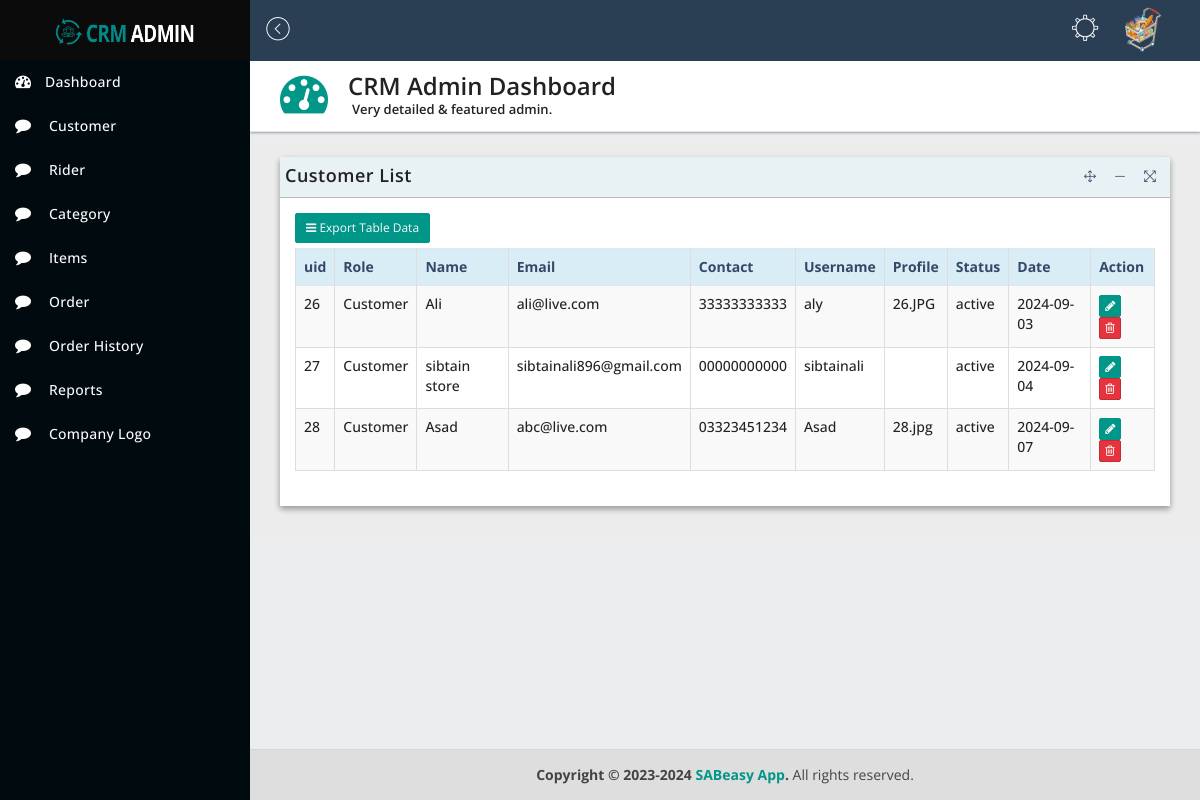
Screenshot of /dashboard/C_customer.php (signed in) with the database file from the repository.
### tables this page shows
CREATE TABLE `tbl_users` (
  `uid` int(11) NOT NULL,
  `role_id` int(11) DEFAULT NULL,
  `name` varchar(50) DEFAULT NULL,
  `email` varchar(50) DEFAULT NULL,
  `contact` varchar(16) DEFAULT NULL,
  `username` varchar(50) DEFAULT NULL,
  `password` varchar(50) DEFAULT NULL,
  `picture` varchar(200) DEFAULT NULL,
  `status` varchar(100) DEFAULT NULL,
  `logo` varchar(200) DEFAULT NULL,
  `createdby` int(11) DEFAULT NULL,
  `createddate` date DEFAULT NULL,
  `address` varchar(500) NOT NULL,
  `latitude_val` varchar(1000) NOT NULL,
  `longitude_val` varchar(1000) NOT NULL
);

CREATE TABLE `tbl_role` (
  `rid` int(11) NOT NULL,
  `name` varchar(50) DEFAULT NULL
);

### dashboard/db_connection.php (called while the page is built, shortened)
<?php
$con = mysqli_connect('localhost', 'root', '', 'food_db');
function ExecuteQuery($query) {
    global $con;
    return mysqli_query($con, $query);
}
?>

### dashboard/C_customer.php (the view, shortened to what this page needs)
<!DOCTYPE html>
<html lang="en">
<head>
    <?php
    include('HeaderNavigationLinks.php');
    ?>
</head>
<body class="hold-transition sidebar-mini">
    <div class="wrapper">
        <header class="main-header">
            <a href="index-2.html" class="logo">
                <span class="logo-lg">
                    <img src="assets/dist/img/logo.png" alt="">
                </span>
            </a>
            <nav class="navbar navbar-static-top">
                <a href="#" class="sidebar-toggle" data-toggle="offcanvas" role="button">
                    <span class="pe-7s-angle-left-circle"></span>
                </a>
                <div class="navbar-custom-menu">
                    <?php
                    include("profileheader.php");
                    ?>
                </div>
            </nav>
        </header>
        <aside class="main-sidebar">
            <div class="sidebar">
                <?php
                include('SideNavigation.php');
                ?>
            </div>
        </aside>
        <div class="content-wrapper">
            <section class="content-header">
                <div class="header-icon">
                    <i class="fa fa-dashboard"></i>
                </div>
                <div class="header-title">
                    <h1>CRM Admin Dashboard</h1>
                    <small>Very detailed & featured admin.</small>
                </div>
            </section>
            <section class="content">
                <div class="row">
                    <div class="col-sm-12 col-md-12">
                        <div class="panel panel-bd lobidisable">
                            <div class="panel-heading">
                                <div class="btn-group" id="buttonexport">
                                    <a href="#">
                                        <h4>Customer List</h4>
                                    </a>
                                </div>
                            </div>
                            <div class="panel-body">
                                <div class="btn-group">
                                    <button class="btn btn-exp btn-sm dropdown-toggle" data-toggle="dropdown"><i class="fa fa-bars"></i> Export Table Data</button>
                                </div>
                                <div class="table-responsive">
                                    <table id="dataTableExample1" class="table table-bordered table-striped table-hover">
                                        <thead>
                                            <tr class="info">
                                                <th>uid</th>
                                                <th>Role</th>
                                                <th>Name</th>
                                                <th>Email</th>
                                                <th>Contact</th>
                                                <th>Username</th>
                                                <th>Profile</th>
                                                <th>Status</th>
                                                <th>Date</th>
                                                <th>Action</th>
                                            </tr>
                                        </thead>
                                        <tbody>
                                            <?php
                                            include('db_connection.php');
                                            $rows =  ExecuteQuery("SELECT
                                                  tbl_role.rid,tbl_role.name,
                                                  tbl_users.uid,
                                                  tbl_users.name,
                                                  tbl_users.email,
                                                  tbl_users.contact,
                                                  tbl_users.username,
                                                  tbl_users.password,
                                                  tbl_users.picture,
                                                  tbl_users.logo,
                                                  tbl_users.status,
                                                  tbl_users.createddate
                                                  from tbl_role
                                                  inner join tbl_users on tbl_users.role_id = tbl_role.rid
                                                  where tbl_role.name = 'customer' OR tbl_role.name='CUSTOMER' OR tbl_role.name='Customer'");
                                            while ($cell = mysqli_fetch_array($rows)) {
                                                echo '<tr>
                                                            <td>' . $cell[2] . '</td>
                                                            <td>' . $cell[1] . '</td>
                                                            <td>' . $cell[3] . '</td>
                                                            <td>' . $cell[4] . '</td>
                                                            <td>' . $cell[5] . '</td>
                                                            <td>' . $cell[6] . '</td>
                                                            <td>' . $cell[8] . '</td>
                                                            <td>' . $cell[10] . '</td>
                                                            <td>' . $cell[11] . '</td>
                                                            <td>
                                                                <button type="button" class="btn btn-add btn-xs" data-toggle="modal" data-target="#update"><i class="fa fa-pencil"></i></button>
                                                                <button type="button" class="btn btn-danger btn-xs" data-toggle="modal" data-target="#delt"><i class="fa fa-trash-o"></i> </button>
                                                            </td>
                                                         </tr>';
                                            }
                                            ?>
                                        </tbody>
                                    </table>
                                </div>
                            </div>
                        </div>
                    </div>
                </div>
            </section>
        </div>
        <footer class="main-footer">
            <strong>Copyright &copy; 2023-2024 <a href="#">SABeasy App</a>.</strong> All rights reserved.
        </footer>
    </div>
</body>
</html>

### rows the page displays
tbl_users: uid "26", role.name "Customer", name "Ali", email "ali@live.com", contact "33333333333", username "aly", picture "26.JPG", status "active", createddate "2024-09-03"
tbl_users: uid "27", role.name "Customer", name "sibtain store", email "sibtainali896@gmail.com", contact "00000000000", username "sibtainali", status "active", createddate "2024-09-04"
tbl_users: uid "28", role.name "Customer", name "Asad", email "abc@live.com", contact "03323451234", username "Asad", picture "28.jpg", status "active", createddate "2024-09-07"
